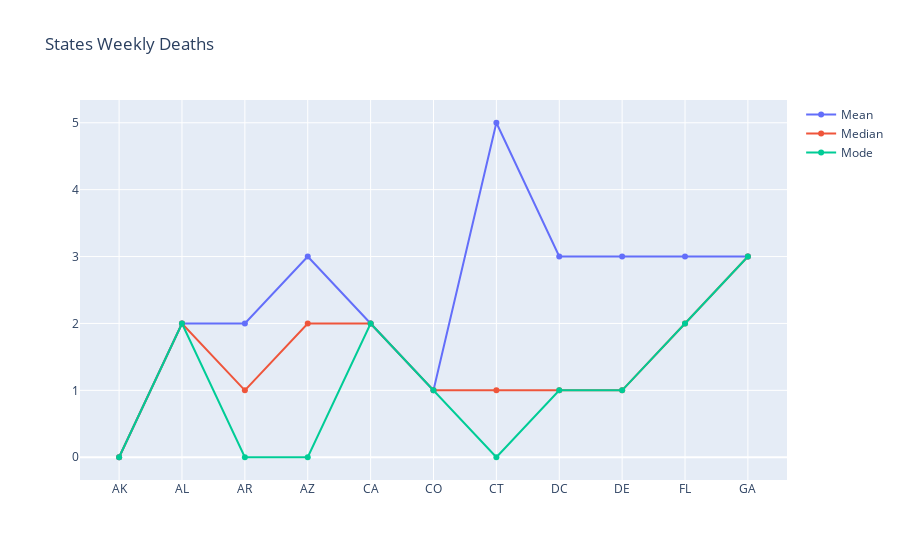

The code cell stored with this chart in its notebook:
### Code cell
trace0 = go.Scatter(x=USDeaths_results_norm.loc[0:10]['State'], y=USDeaths_results_norm.loc[0:10]['Mean'], 
                    name="Mean", 
                    mode="lines+markers") 
trace1 = go.Scatter(x=USDeaths_results_norm.loc[0:10]['State'], y=USDeaths_results_norm['Median'], 
                    name="Median", 
                    mode="lines+markers") 
trace2 = go.Scatter(x=USDeaths_results_norm.loc[0:10]['State'], y=USDeaths_results_norm.loc[0:10]['Mode'], 
                    name="Mode", 
                    mode="lines+markers") 
mydata = [trace0, trace1, trace2]

mylayout = go.Layout(
    title="States Weekly Deaths"
)

fig = go.Figure(data=mydata, layout=mylayout)

plotly.offline.iplot(fig, filename = '')
fig.write_image("images/fig2.png")

### Figure 1 — Plotly figure (JSON) as saved in the notebook; plotly's stock layout.template omitted (floating-point values rounded to 4 significant figures)
{"data": [{"mode": "lines+markers", "name": "Mean", "type": "scatter", "x": ["AK", "AL", "AR", "AZ", "CA", "CO", "CT", "DC", "DE", "FL", "GA"], "y": [0, 2, 2, 3, 2, 1, 5, 3, 3, 3, 3]}, {"mode": "lines+markers", "name": "Median", "type": "scatter", "x": ["AK", "AL", "AR", "AZ", "CA", "CO", "CT", "DC", "DE", "FL", "GA"], "y": [0, 2, 1, 2, 2, 1, 1, 1, 1, 2, 3, 0, 2, 0, 2, 2, 1, 1, 4, 2, 1, 0, 1, 1, 1, 4, 0, 2, 1, 1, 1, 1, 2, 2, 1, 2, 1, 0, 1, 1, 2, 1, 1, 1, 1, 1, 0, 1, 1, 0, 0]}, {"mode": "lines+markers", "name": "Mode", "type": "scatter", "x": ["AK", "AL", "AR", "AZ", "CA", "CO", "CT", "DC", "DE", "FL", "GA"], "y": [0, 2, 0, 0, 2, 1, 0, 1, 1, 2, 3]}], "layout": {"title": {"text": "States Weekly Deaths"}}}
